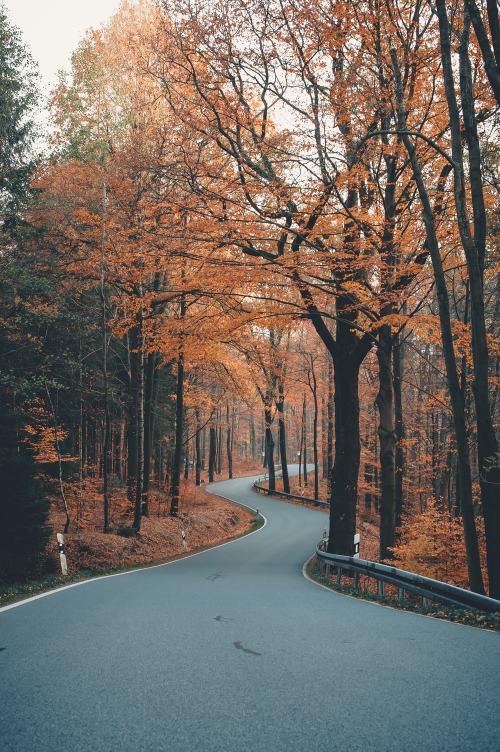
#> input picture Images/ScenicRoad.jpeg, 1000 x 1503 px, found by its file name (shown at 1/2 size); its folder holds only this picture in this run
$ jupyter execute Convolution_Operators.ipynb   (older library calls are emulated)
#> lines starting #> are read from the running program, lines starting #| are printed output that depends on the picture
[cell 1]
#Useful Imports
import pandas as pd
import numpy as np
from PIL import Image
import os, sys
import matplotlib.pyplot as plt

[cell 2]
#A handy resizing function in case we find images but they are too large
#Path to images
imgsPath = "/home/peterjr/RepoCollections/ConvolutionOperators/Images/"
finalPath = "/home/peterjr/RepoCollections/ConvolutionOperators/128Images/"


#Resize the images to be 128x128
from PIL import Image
import os, sys

dirs = os.listdir(imgsPath)

def resize(SIZE):
#> called with SIZE = 128
    print(len(dirs))
    for item in dirs:
        im = Image.open(imgsPath+item)
#> im is the input picture: PIL image 1000x1503 RGB; mean R, G, B 114.7, 106.1, 98.4
        f, e = os.path.splitext(imgsPath+item)
        #print(item)
        imResize = im.resize((SIZE,SIZE), Image.ANTIALIAS)
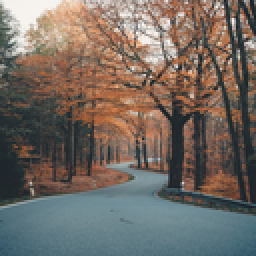
#> imResize: PIL image 128x128 RGB (shown 2 times larger); mean R, G, B 114.7, 106.1, 98.4
        imResize.save(finalPath+item, 'WEBP', quality=95)

[cell 3]
#Only call this if we want images to be resized
resize(128)

### Single Channel Image Tests

[cell 4]
#Load in the image -> numpy array
imageName = "GrayscaleFlower.webp"
flowerImg = Image.open(finalPath+imageName)
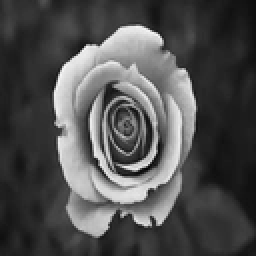
#> input picture 128Images/GrayscaleFlower.webp, 128 x 128 px, found by its file name (shown 2 times larger)
#> flowerImg is the input picture: PIL image 128x128 RGB; mean R, G, B 79.7, 79.7, 79.7

#Read as single channel to numpy array
imgArray = np.array(flowerImg)

#Shape Row Pixels, Column Pixels, Channels -> 1
print(imgArray.shape)
#| (128, 128, 3)

[cell 5]
plt.imshow(flowerImg)

[cell 6]
#Calculate the image size after applying a convolution -> Helper Function
def calcTargetSize(imgSize, kernelSize):
#> called with imgSize = 128, kernelSize = 3
    numPixels = 0

    for i in range(imgSize):

        added = i + kernelSize

        if added <= imgSize:
            numPixels += 1

    return numPixels

[cell 7]
#Operations
sharpen = np.array([
    [0, -1, 0],
    [-1, 5, -1],
    [0, -1, 0]
])

blur = np.array([
    [0.0625, 0.125, 0.0625],
    [0.125,  0.25,  0.125],
    [0.0625, 0.125, 0.0625]
])

outline = np.array([
    [-1, -1, -1],
    [-1,  8, -1],
    [-1, -1, -1]
])

[cell 8]
def convolve(img, kernel):

    targetSize = calcTargetSize(
        img.shape[0],
        kernel.shape[0]
    )
#> targetSize = 126

    #Simplification
    k = kernel.shape[0]

    #2d zeros array
    convolvedImg = np.zeros(shape=(targetSize,targetSize))

    #Row -> Column iteration
    for i in range(targetSize):

        for j in range(targetSize):

            #img with kernel 'window' size
            currMatrix = img[i:i+k, j:j+k]

            #Apply operation -> elementwise multiplication -> summation into [i,j]
            convolvedImg[i, j] = np.sum(np.multiply(currMatrix, kernel))
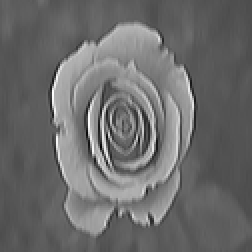
#> convolvedImg: shape (126, 126) float64 (shown 2 times larger); min -455, max 1187, mean 243.4; drawn with min black and max white

    return convolvedImg

[cell 9]
sharpenedImg = convolve(imgArray,sharpen)
blurredImg = convolve(imgArray,blur)
#> after the loop in convolve (call 2), `for i in range(targetSize):`:
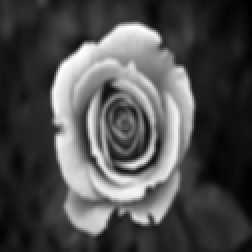
#> convolvedImg: shape (126, 126) float64 (shown 2 times larger); min 43, max 701.5, mean 243.4; drawn with min black and max white
outlinedImg = convolve(imgArray,outline)
#> after the loop in convolve (call 3), `for i in range(targetSize):`:
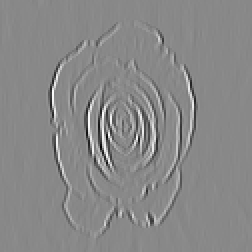
#> convolvedImg: shape (126, 126) float64 (shown 2 times larger); min -1710, max 1479, mean 0.1; drawn with min black and max white

[cell 10]
plt.figure()

figure, axarr = plt.subplots(1,4,figsize=(15,5))

axarr[0].imshow(flowerImg) #original img
axarr[1].imshow(sharpenedImg)
axarr[2].imshow(blurredImg)
axarr[3].imshow(outlinedImg)
